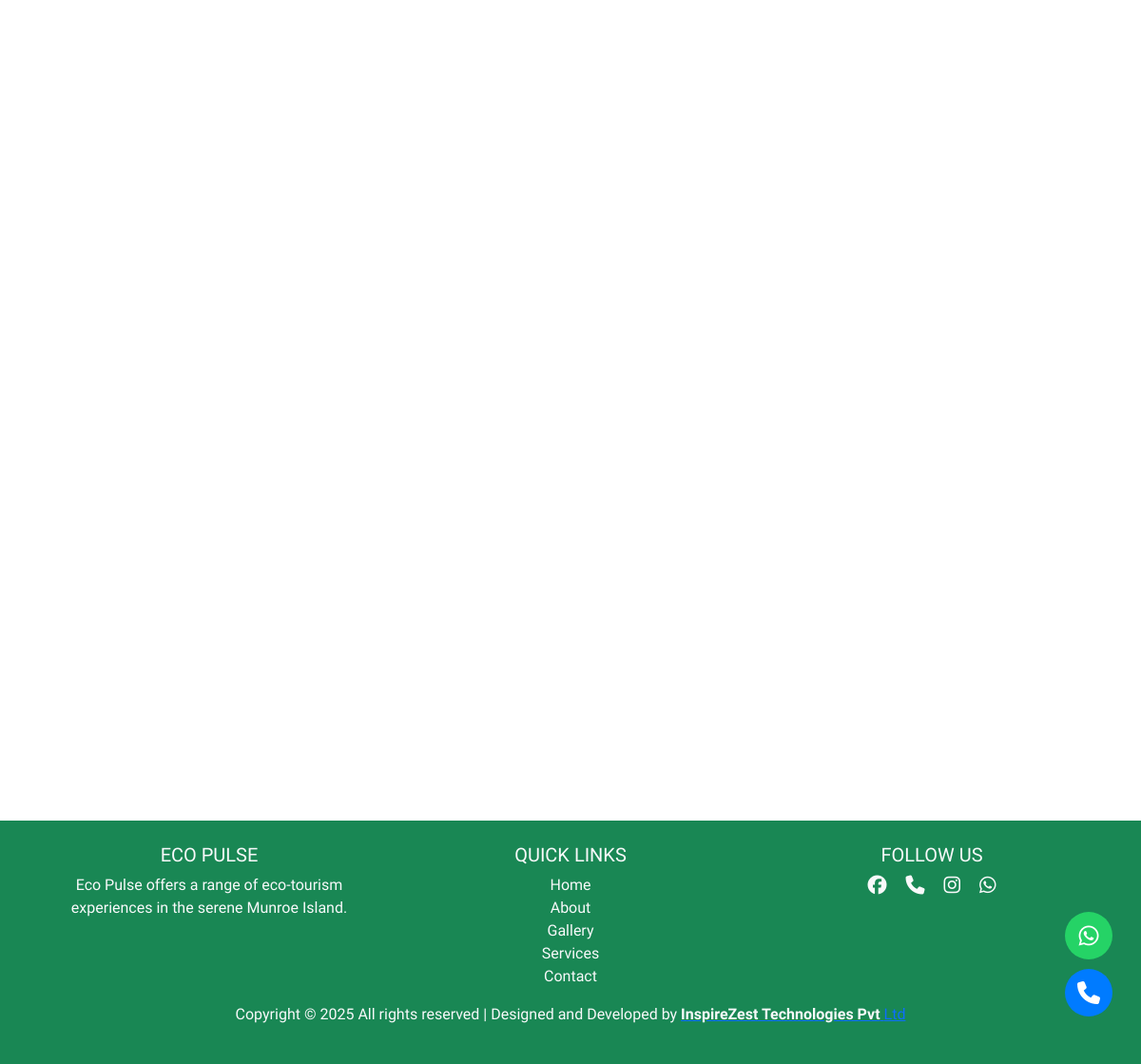
/services/ (lower part), run on an earlier commit of the app's database.
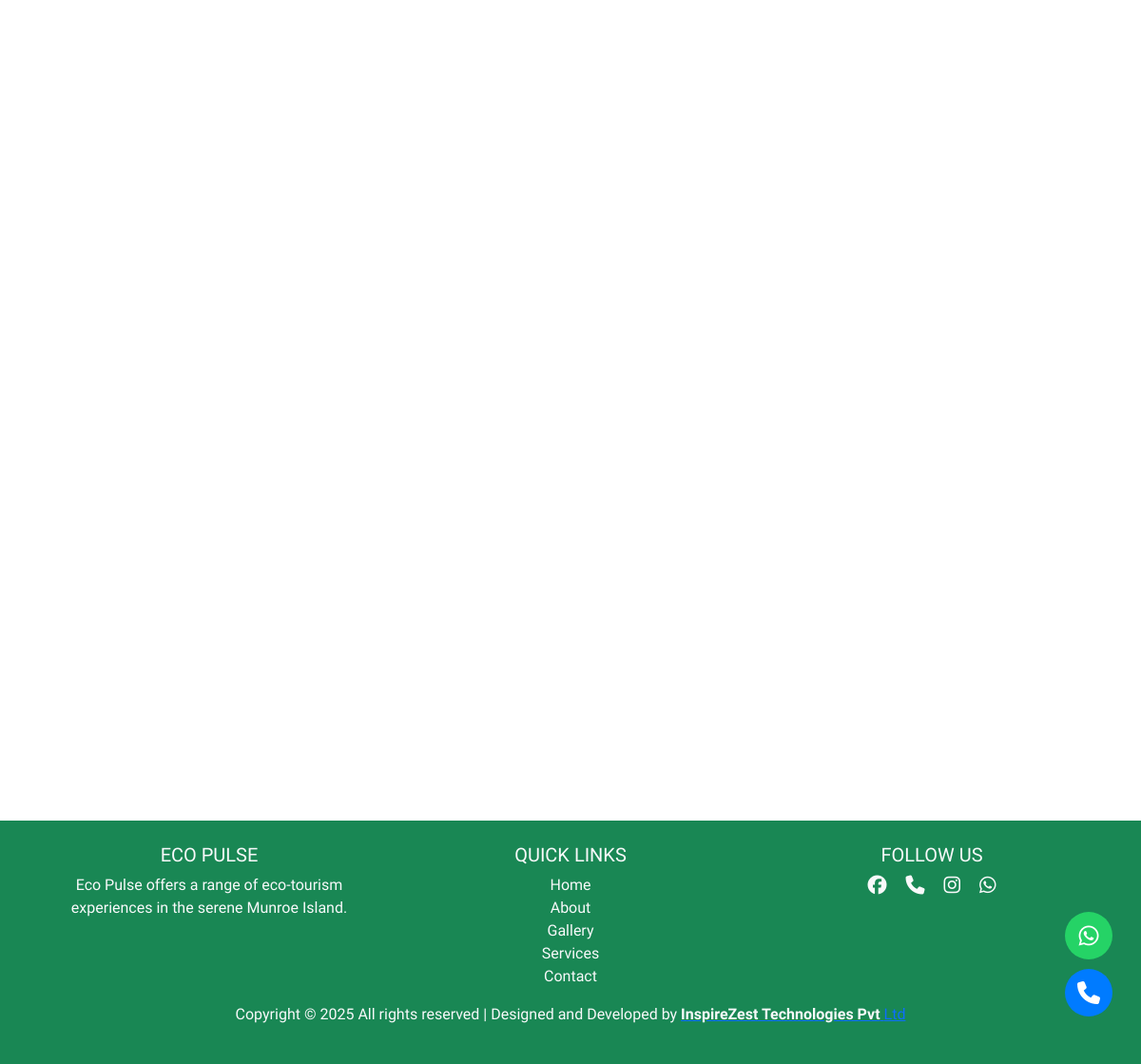
And on a later commit of the database.
### app/models.py (models this page shows)
class Services(models.Model):
    name=models.CharField(max_length=200)
    price=models.IntegerField()
    description=models.TextField(null=True,blank=True)
    image=models.ImageField(upload_to="service images")

### app/views.py (the view)
# urls.py: path("services/",views.Service_view,name="service"),
def Service_view(request):
    repeat_count = range(2)
    service=Services.objects.all()
    return render(request,"service.html",{"services":service,'repeat_count': repeat_count})

### app/templates/service.html (shortened to what this page needs)
{%extends 'base.html'%}
{% load static%}
{%block main_block%}
<div class="container">
    <div class="row">
        {%for s in services%}
        <div class="col-12 col-md-6 col-lg-4 my-3 mb-5 d-flex justify-content-center" data-aos="flip-down">
            <div class="card" style="width: 350px;">
                <img src="{{s.image.url}}" class="card-img-top w-100" alt="...">
                <div class="card-body">
                    <h5 class="card-title">{{s.name}}</h5>
                    <p class="card-price">₹{{s.price}}</p>
                    <a href="https://wa.me/9207773847" class="btn btn-warning">Book Now</a>
                </div>
            </div>
        </div>
        {%endfor%}
    </div>
</div>
{%endblock%}

### app/templates/base.html (shortened to what this page needs)
<!DOCTYPE html>
{%load static%}
<html lang="en">
<head>
    <link href="https://cdn.jsdelivr.net/npm/bootstrap@5.3.3/dist/css/bootstrap.min.css" rel="stylesheet">
    <link rel="stylesheet" href="https://cdnjs.cloudflare.com/ajax/libs/font-awesome/6.4.2/css/all.min.css">
    <link rel="stylesheet" href="{% static 'css/style.css'%}">
    <link rel="stylesheet" href="https://cdnjs.cloudflare.com/ajax/libs/aos/2.3.4/aos.css" />
</head>
<body>
    {%block main_block%}
    {%endblock%}
    <footer class="bg-success text-light py-4" data-aos="slide-up">
        <div class="container">
            <div class="row">
                <div class="col-md-4 text-center">
                    <h5 class="text-uppercase">Eco Pulse</h5>
                    <p>Eco Pulse offers a range of eco-tourism experiences in the serene Munroe Island.</p>
                </div>
                <div class="col-md-4 text-center">
                    <h5 class="text-uppercase">Quick Links</h5>
                    <ul class="list-unstyled">
                        <li><a href="{%url 'home'%}" class="text-light text-decoration-none">Home</a></li>
                        <li><a href="{%url 'about'%}" class="text-light text-decoration-none">About</a></li>
                        <li><a href="{%url 'gallery'%}" class="text-light text-decoration-none">Gallery</a></li>
                        <li><a href="{%url 'service'%}" class="text-light text-decoration-none">Services</a></li>
                        <li><a href="{%url 'contact'%}" class="text-light text-decoration-none">Contact</a></li>
                    </ul>
                </div>
                <div class="col-md-4 text-center">
                    <h5 class="text-uppercase">Follow Us</h5>
                    <a href="https://www.facebook.com/yourprofile" class="text-light me-3"><i
                            class="fab fa-facebook fa-lg"></i></a>
                    <a href="tel:+919207773847" class="text-light me-3"><i class="fas fa-phone fa-lg"></i></a>
                    <a href="https:/www.instagram.com/inspirezesttechnologies?utm_source=ig_web_button_share_sheet&igsh=ZDNlZDc0MzIxNw=="
                        class="text-light me-3"><i class="fab fa-instagram fa-lg"></i></a>
                    <a href="https://wa.me/9207773847" class="text-light"><i class="fab fa-whatsapp fa-lg"></i></a>
                </div>
            </div>
            <div class="footer_copyright text-center">
                <p>Copyright © 2025 All rights reserved | Designed and Developed by <a
                        href="https://www.inspirezesttechnologies.com" rel="nofollo"> <b class="text-light">InspireZest
                            Technologies Pvt</b>
                        Ltd</a></p>
            </div>
        </div>
    </footer>
    <div class="fixed-social" data-aos="slide-up">
        <a href="https://wa.me/9207773847" target="_blank" class="whatsapp"><i class="fab fa-whatsapp"></i></a>
        <a href="tel:+919207773847" class="phone"><i class="fas fa-phone"></i></a>
    </div>
</body>
</html>

### static/css/style.css (style rules this page uses)
body { font-family: "Roboto Condensed", sans-serif; color: #006023; }
.fixed-social { position: fixed; bottom: 50px; right: 30px; display: flex; flex-direction: column; gap: 10px; }
.fixed-social a { position: relative; display: flex; align-items: center; justify-content: center; width: 50px; height: 50px; background-color: #25D366; border-radius: 50%; color: white; font-size: 24px; text-decoration: none; transition: transform 0.3s; }
.fixed-social a.phone { background-color: #007BFF; }
.fixed-social a::after { content: ""; position: absolute; width: 100%; height: 100%; border-radius: 50%; background: rgba(0, 0, 0, 0.5); opacity: 0; animation: beep 1.5s infinite; }
.fixed-social .phone { background: #007BFF; }
.card-img-top { width: 250px; height: 200px; object-fit: cover; }
.card { transition: transform 0.3s ease-in-out; overflow: hidden; }

What changed in the data, as far as the page shows it:
added Services: image (picture)
